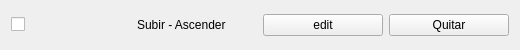
<?xml version="1.0" encoding="UTF-8"?>
<ui version="4.0">
 <class>Task</class>
 <widget class="QWidget" name="Task">
  <property name="geometry">
   <rect><x>0</x><y>0</y><width>520</width><height>50</height></rect>
  </property>
  <property name="windowTitle">
   <string>Task</string>
  </property>
  <layout class="QHBoxLayout" name="horizontalLayout">
   <item>
    <widget class="QCheckBox" name="checkbox">
     <property name="text"><string/></property>
    </widget>
   </item>
   <item>
    <widget class="QLabel" name="Mitext">
     <property name="text"><string>Subir - Ascender</string></property>
    </widget>
   </item>
   <item>
    <widget class="QPushButton" name="editButton">
     <property name="text"><string>edit</string></property>
    </widget>
   </item>
   <item>
    <widget class="QPushButton" name="removeButton">
     <property name="text"><string>Quitar</string></property>
    </widget>
   </item>
  </layout>
 </widget>
 <resources/>
 <connections/>
</ui>
